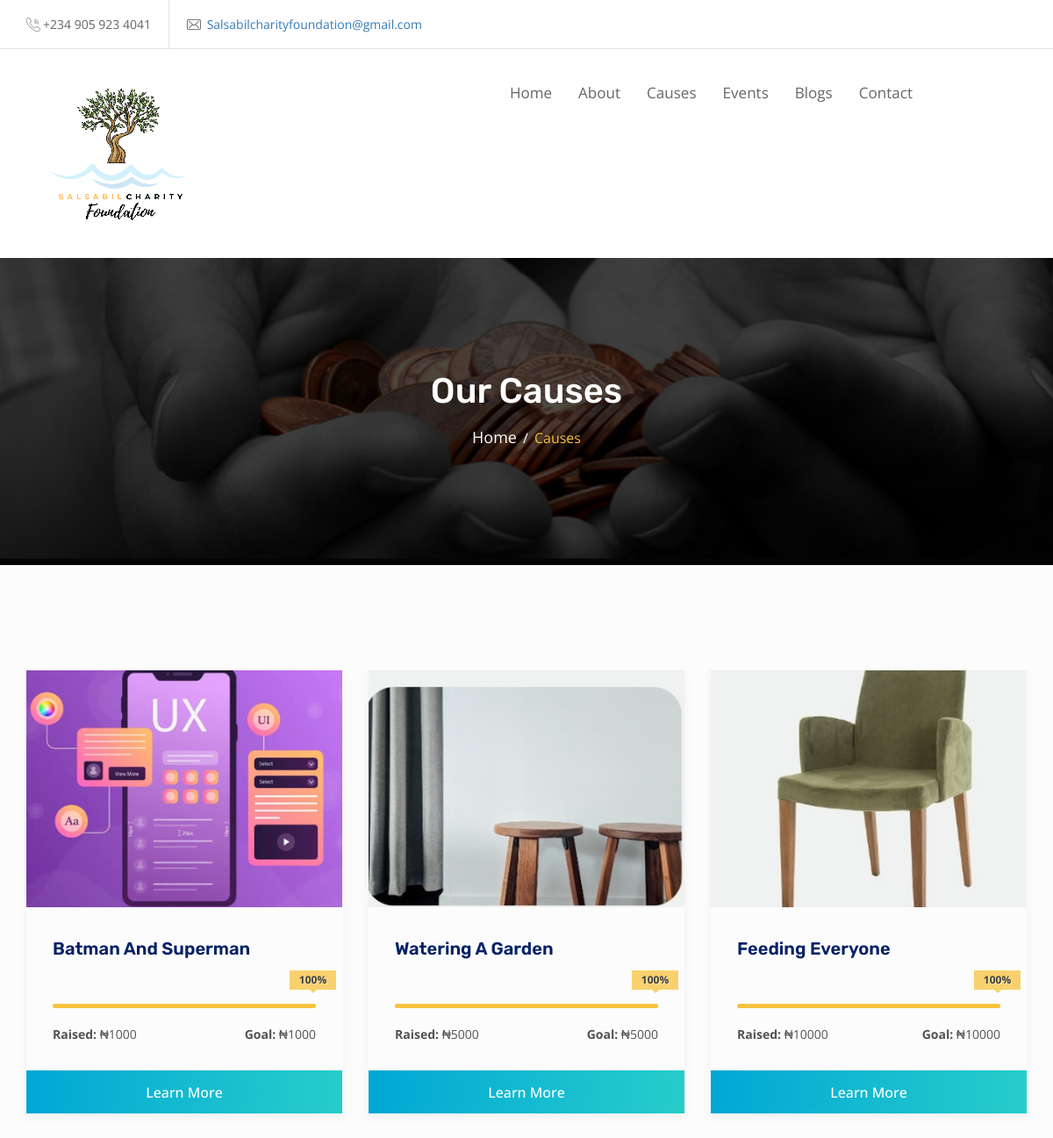
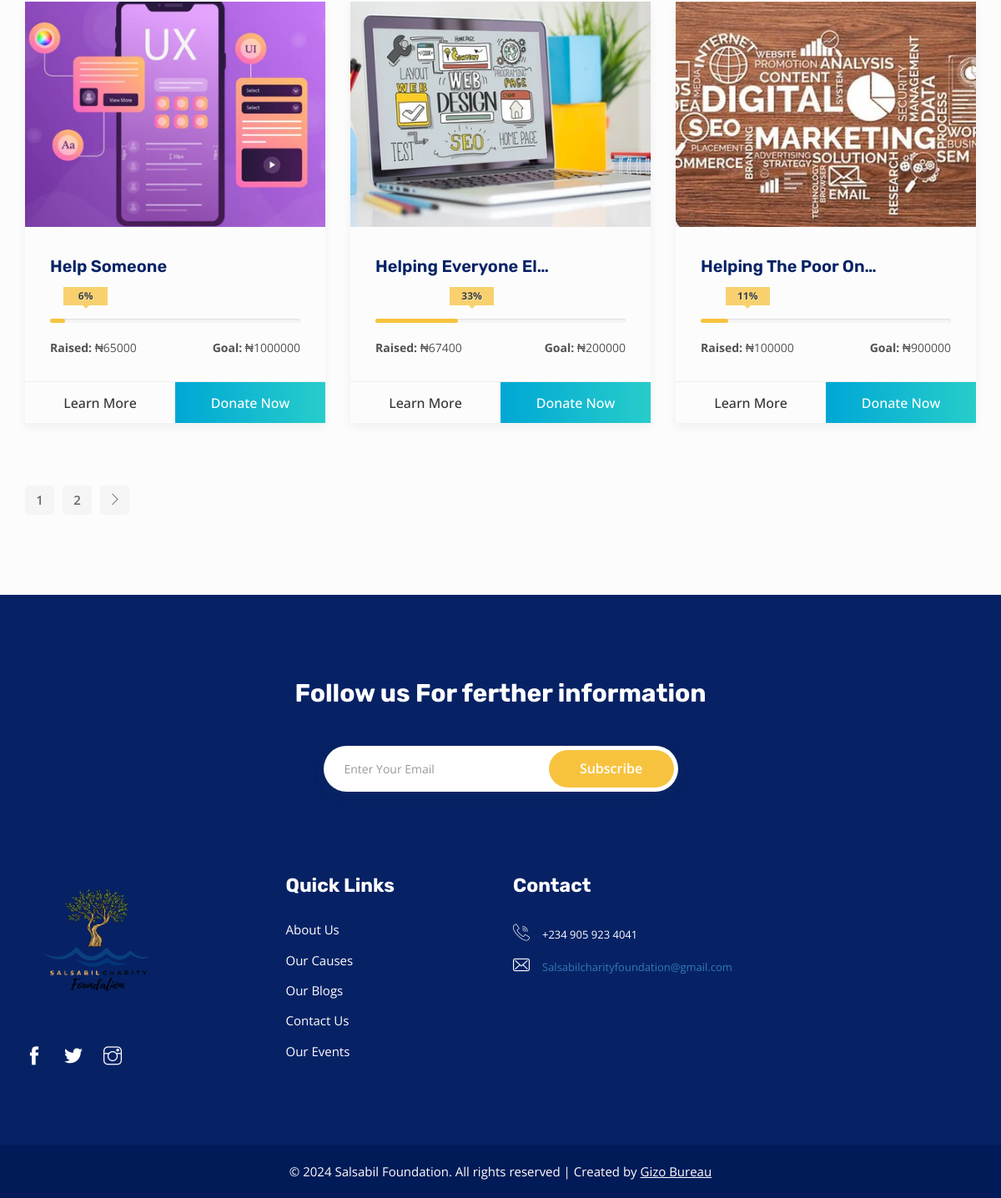
Page /causes/ on the committed database (2 pictures, top to bottom).
### charity/models.py (models this page shows, shortened)
class Cause(models.Model):
    slug = models.SlugField(max_length=150, blank=True, null=True)
    title = models.CharField(max_length=40)
    description = models.TextField()
    image = ResizedImageField(size=[400, 300], quality=100, crop=['middle', 'center'], upload_to='causes')
    goal = models.PositiveIntegerField()
    raised = models.PositiveIntegerField(default=0)
    def status(self):
        status = (self.raised/self.goal) * 100
        status = int(status)
        return status

### charity/views.py (the view)
# urls.py: path('causes/', views.causes, name='causes'),
def causes(request):
    p = Paginator(Cause.objects.all().order_by('raised'), 6)
    page = request.GET.get('page')
    causes = p.get_page(page)
    context = {'causes': causes}
    return render(request, "causes.html", context)

### templates/causes.html (shortened to what this page needs)
{% extends "base.html" %}
{% block content %}
{% include "header.html" %}
        <div class="wpo-breadcumb-area">
            <div class="container">
                <div class="row">
                    <div class="col-12">
                        <div class="wpo-breadcumb-wrap">
                            <h2>Our Causes</h2>
                            <ul>
                                <li><a href="{% url 'home' %}">Home</a></li>
                                <li><span>Causes</span></li>
                            </ul>
                        </div>
                    </div>
                </div>
            </div>
        </div>
        <div class="wpo-case-area-2 section-padding">
            <div class="container">
                <div class="wpo-case-wrap">
                    <div class="row">
                        {% for cause in causes %}
                        <div class="col-md-4 col-sm-6 custom-grid col-12">
                            <div class="wpo-case-item">
                                <div class="wpo-case-img">
                                    <a href="{% url 'cause' cause.slug %}"><img src="{{cause.image.url}}" alt=""></a>
                                </div>
                                <div class="wpo-case-content">
                                    <div class="wpo-case-text-top">
                                        <a href="{% url 'cause' cause.slug %}"><h2>{{cause.title|title|truncatechars:20}}</h2></a>
                                        <div class="progress-section">
                                            <div class="process">
                                                <div class="progress">
                                                    <div class="progress-bar" style="width: {{ cause.status }}%;">
                                                        <div class="progress-value"><span>{{cause.status}}</span>%</div>
                                                    </div>
                                                </div>
                                            </div>
                                        </div>
                                        <ul>
                                            <li><span>Raised:</span> ₦{{cause.raised}}</li>
                                            <li><span>Goal:</span> ₦{{cause.goal}}</li>
                                        </ul>
                                    </div>
                                    <div class="case-btn">
                                        <ul>
                                            <li><a href="{% url 'cause' cause.slug %}">Learn More</a></li>
                                            {% if not cause.raised == cause.goal %}
                                            <li><a href="{% url 'initiate_payment' cause.slug %}">Donate Now</a></li>
                                            {% endif %}
                                        </ul>
                                    </div>
                                </div>
                            </div>
                        </div>
                        {% endfor %}
                        </div>
                        <div class="pagination-wrapper pagination-wrapper-left">
                            <ul class="pg-pagination">
                                {% for page in causes.paginator.page_range %}
                                <li class="page-item"><a class="page-link" href="?page={{ page }}">{{ page }}</a></li>
                                {% endfor %}
                                {% if causes.has_next %}
                                <li>
                                    <a href="?page={{causes.next_page_number}}" aria-label="Next">
                                        <i class="fi ti-angle-right"></i>
                                    </a>
                                </li>
                                {% endif %}
                            </ul>
                        </div>
                    </div>
                </div>
            </div>
{% endblock content %}

### templates/base.html (shortened to what this page needs)
{% load static %}
<!DOCTYPE html>
<html lang="en">
<head>
    <link href="{% static 'css/themify-icons.css' %}" rel="stylesheet">
    <link href="{% static 'css/font-awesome.min.css' %}" rel="stylesheet">
    <link href="{% static 'css/flaticon.css' %}" rel="stylesheet">
    <link href="{% static 'css/bootstrap.min.css' %}" rel="stylesheet">
    <link href="{% static 'css/animate.css' %}" rel="stylesheet">
    <link href="{% static 'css/owl.carousel.css' %}" rel="stylesheet">
    <link href="{% static 'css/owl.theme.css' %}" rel="stylesheet">
    <link href="{% static 'css/slick.css' %}" rel="stylesheet">
    <link href="{% static 'css/slick-theme.css' %}" rel="stylesheet">
    <link href="{% static 'css/swiper.min.css' %}" rel="stylesheet">
    <link href="{% static 'css/owl.transitions.css' %}" rel="stylesheet">
    <link href="{% static 'css/jquery.fancybox.css' %}" rel="stylesheet">
    <link href="{% static 'css/odometer-theme-default.css' %}" rel="stylesheet">
    <link href="{% static 'css/nice-select.css' %}" rel="stylesheet">
    <link href="{% static 'css/style.css' %}" rel="stylesheet">
    <link rel="stylesheet" href="https://cdnjs.cloudflare.com/ajax/libs/font-awesome/6.3.0/css/all.min.css" />
</head>
<body>
{% block content %}
{% endblock content %}
</body>
<div class="wpo-ne-footer">
    <section class="wpo-news-letter-section">
        <div class="container">
            <div class="row">
                <div class="col col-md-6 col-md-offset-3 col-sm-8 col-sm-offset-2">
                    <div class="wpo-newsletter">
                        <h3>Follow us For ferther information</h3>
                        <div class="wpo-newsletter-form">
                            <form>
                                <div>
                                    <input type="text" placeholder="Enter Your Email" class="form-control">
                                    <button type="submit">Subscribe</button>
                                </div>
                            </form>
                        </div>
                    </div>
                </div>
            </div>
        </div>
    </section>
    <footer class="wpo-site-footer">
        <div class="wpo-upper-footer">
            <div class="container">
                <div class="row">
                    <div class="col col-lg-3 col-md-3 col-sm-6">
                        <div class="widget about-widget">
                            <div class="logo widget-title">
                                <img src="{% static 'images/image1.png' %}" alt="logo">
                            </div>
                            <ul>
                                <li><a href="#"><i class="ti-facebook"></i></a></li>
                                <li><a href="https://x.com/SabilFoundation?t=_CZmyTOLTNkDRvHC3TpYew&s=09"><i class="ti-twitter-alt"></i></a></li>
                                <li><a href="https://www.instagram.com/salsabilfoundation?igsh=MXRtaXhvYTBuZGVwMw%3D%3D&utm_source=qr"><i class="ti-instagram"></i></a></li>
                            </ul>
                        </div>
                    </div>
                    <div class="col col-lg-2 col-md-3 col-sm-6">
                        <div class="widget link-widget">
                            <div class="widget-title">
                                <h3>Quick Links</h3>
                            </div>
                            <ul>
                                <li><a href="{% url 'about' %}">About Us</a></li>
                                <li><a href="{% url 'causes' %}">Our Causes</a></li>
                                <li><a href="{% url 'blogs' %}">Our Blogs</a></li>
                                <li><a href="{% url 'contact' %}">Contact Us</a></li>
                                <li><a href="{% url 'events' %}">Our Events</a></li>
                            </ul>
                        </div>
                    </div>
                    <div class="col col-lg-3 col-lg-offset-1 col-md-3 col-sm-6">
                        <div class="widget market-widget wpo-service-link-widget">
                            <div class="widget-title">
                                <h3>Contact </h3>
                            </div>
                            <div class="contact-ft">
                                <ul>
                                    <li><i class="fi flaticon-call"></i>+234 905 923 4041</li>
                                    <li><i class="fi flaticon-envelope"></i><a class="link-light" href="https://mail.google.com/mail/?view=cm&fs=1&to=Salsabilcharityfoundation@gmail.com">Salsabilcharityfoundation@gmail.com</a></li>
                                </ul>
                            </div>
                        </div>
                    </div>
                </div>
            </div>
        </div>
        <div class="wpo-lower-footer">
            <div class="container">
                <div class="row">
                    <div class="col col-xs-12">
                        <p class="copyright">&copy; 2024 Salsabil Foundation. All rights reserved | Created by <a href="https://www.gizobureau.com" rel="nofollow">Gizo Bureau</a></p>
                    </div>
                </div>
            </div>
        </div>
    </footer>

### templates/header.html (shortened to what this page needs)
{% load static %}
 <header id="header" class="wpo-site-header wpo-header-style-3">
    <div class="topbar">
        <div class="container">
            <div class="row">
                <div class="col col-md-6 col-sm-7 col-12">
                    <div class="contact-intro">
                        <ul>
                            <li><i class="fi flaticon-call"></i>+234 905 923 4041</li>
                            <li><i class="fi flaticon-envelope"></i> <a href="https://mail.google.com/mail/?view=cm&fs=1&to=Salsabilcharityfoundation@gmail.com">Salsabilcharityfoundation@gmail.com</a></li>
                        </ul>
                    </div>
                </div>
            </div>
        </div>
    </div>
    <nav class="navigation navbar navbar-default">
        <div class="container">
            <div class="navbar-header">
                <a class="navbar-brand" href="{% url 'home' %}"><img src="{% static 'images/image1.png' %}" alt="logo"></a>
            </div>
            <div id="navbar" class="navbar-collapse collapse navbar-right navigation-holder">
                <ul class="nav navbar-nav">
                    <li class="menu-item-has-children">
                        <a href="{% url 'home' %}">Home</a>
                    </li>
                    <li><a href="{% url 'about' %}">About</a></li>
                    <li class="menu-item-has-children">
                        <a href="{% url 'causes' %}">Causes</a>
                    </li>
                    <li class="menu-item-has-children">
                        <a href="{% url 'events' %}">Events</a>
                    </li>
                    <li class="menu-item-has-children">
                        <a href="{% url 'blogs' %}">Blogs</a>
                    </li>
                    <li><a href="{% url 'contact' %}">Contact</a></li>
                </ul>
            </div>
        </div>
    </nav>
</header>

### rows in the picture
Cause: image (picture), title "Batman And Superman", status "100", raised "1000", goal "1000"
Cause: image (picture), title "Watering A Garden", status "100", raised "5000", goal "5000"
Cause: image (picture), title "Feeding Everyone", status "100", raised "10000", goal "10000"
Cause: image (picture), title "Help Someone", status "6", raised "65000", goal "1000000", shows "Donate Now"
Cause: image (picture), title "Helping Everyone El…", status "33", raised "67400", goal "200000", shows "Donate Now"
Cause: image (picture), title "Helping The Poor On…", status "11", raised "100000", goal "900000", shows "Donate Now"

### other values in the picture
{{ page }} "1" "2"
